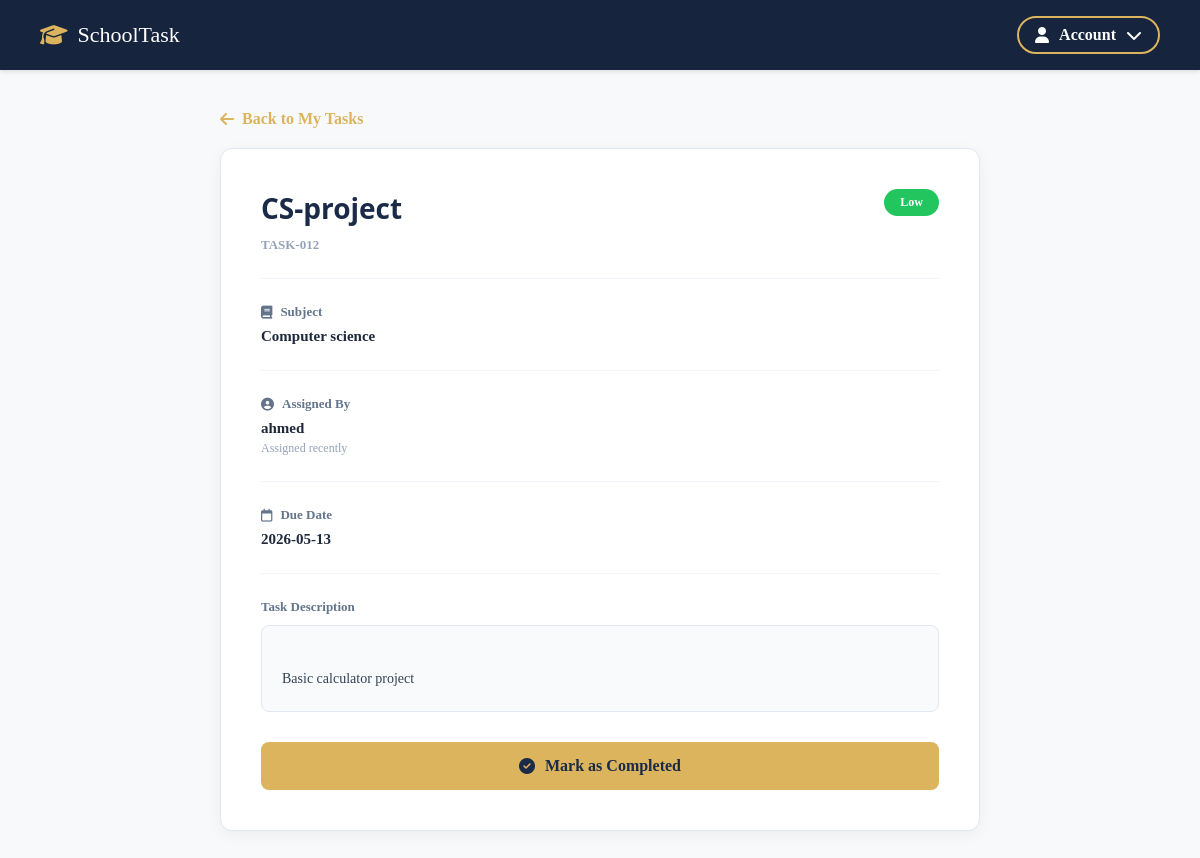
The app's page /teacher/tasks/10/ (signed in) with its own data.
### school_admin/models.py (models this page shows, shortened)
class Task(models.Model):
    PRIORITY_CHOICES = [
        ('high', 'High'),
        ('medium', 'Medium'),
        ('low', 'Low'),
    ]
    task_id = models.CharField(max_length=20, unique=True, blank=True)
    title = models.CharField(max_length=100)
    subject = models.CharField(max_length=100)
    description = models.TextField()
    priority = models.CharField(max_length=10, choices=PRIORITY_CHOICES, default='medium')
    deadline = models.DateField()
    assigned_to = models.ForeignKey(User, on_delete=models.CASCADE, related_name='assigned_tasks')
    created_by = models.ForeignKey(User, on_delete=models.CASCADE, related_name='created_tasks')
    is_completed = models.BooleanField(default=False)
    created_at = models.DateTimeField(auto_now_add=True)

### teacher/views.py (the view)
# urls.py: path('tasks/<int:task_id>/', views.task_details, name='task_details'),
@login_required
def task_details(request, task_id):
    if not is_teacher(request.user):
        return redirect('login_page')
    task = get_object_or_404(Task, id=task_id, assigned_to=request.user)
    return render(request, 'teacher/task-details.html', {'task': task})

### teacher/views.py (called while the page is built)
def is_teacher(user):
    return user.is_authenticated and hasattr(user, 'profile') and not user.profile.is_admin

### templates/teacher/task-details.html (shortened to what this page needs)
{% load static %}
<!doctype html>
<html lang="en">
  <head>
    <link rel="stylesheet" href="{% static 'css/global.css' %}" />
    <link rel="stylesheet" href="{% static 'css/task-details.css' %}" />
    <link
      rel="stylesheet"
      href="https://cdnjs.cloudflare.com/ajax/libs/font-awesome/6.5.1/css/all.min.css"
    />
  </head>
  <body>
    <main class="mainContainer dashboardContainer detailsMain">
      <a class="back-task-details" href="javascript:history.back()">
        <i class="fas fa-arrow-left"></i> Back to My Tasks
      </a>
      <div class="detailsCard">
        <div class="detailsHeader">
          <div class="detailsTitle">
            <h1 id="detailTitle">{{ task.title }}</h1>
            <span id="detailId">{{ task.task_id }}</span>
          </div>
          <div id="detailPriority">
            <span class="priorityBadge
              {% if task.priority == 'high' %}highPriority
              {% elif task.priority == 'medium' %}mediumPriority
              {% else %}lowPriority{% endif %}">
              {{ task.get_priority_display }}
            </span>
          </div>
        </div>
        <hr />
        <div class="detailSection">
          <div class="sectionLabel">
            <i class="fa-solid fa-book"></i> Subject
          </div>
          <div class="sectionValue" id="detailSubject">{{ task.subject }}</div>
        </div>
        <hr />
        <div class="detailSection">
          <div class="sectionLabel">
            <i class="fa-solid fa-user-circle"></i> Assigned By
          </div>
          <div class="sectionValue" id="detailAdmin">{{ task.created_by.username }}</div>
          <div class="assignedHint">Assigned recently</div>
        </div>
        <hr />
        <div class="detailSection">
          <div class="sectionLabel">
            <i class="fa-regular fa-calendar"></i> Due Date
          </div>
          <div class="sectionValue" id="detailDate">{{ task.deadline|date:"Y-m-d" }}</div>
        </div>
        <hr />
        <div class="detailSection">
          <div class="sectionLabel">Task Description</div>
          <div class="descriptionBox" id="detailDesc">
            {{ task.description }}
          </div>
        </div>
        {% if not task.is_completed %}
          <form method="POST" action="{% url 'mark_task_complete' task.id %}">
            <button type="submit" id="completeBtn" class="markCompleteBtn"
                    onclick="return confirm('Are you sure you want to mark this task as complete?');">
              <i class="fa-solid fa-check-circle"></i> Mark as Completed
            </button>
          </form>
        {% else %}
          <button disabled class="markCompleteBtn"
                  style="background-color: #22c55e; color: white; cursor: not-allowed; opacity: 0.8;">
            <i class="fa-solid fa-check-double"></i> Task Completed
          </button>
        {% endif %}
      </div>
    </main>
  </body>
</html>

### static/css/global.css (style rules this page uses)
:root { --primary-blue: #16243d; --accent-gold: #dcb45e; --bg-color: #f8f9fa; --white: #ffffff; --text-dark: #1e293b; --text-gray: #64748b; --border-color: #e2e8f0; --priority-high: #ef4444; --priority-medium: #f59e0b; --priority-low: #22c55e; --status-pending: #94a3b8; --status-progress: #f59e0b; --status-completed: #22c55e; }
* { box-sizing: border-box; margin: 0; padding: 0; font-family: Georgia, "Times New Roman", Times, serif; }
body { font-family: Georgia, "Times New Roman", Times, serif; background-color: var(--bg-color); color: var(--text-dark); }
.dashboardContainer { max-width: 1200px; margin: 40px auto; padding: 0 20px; }
.priorityBadge, .statusBadge { display: inline-block; padding: 6px 16px; border-radius: 20px; font-size: 12px; font-weight: 600; text-align: center; }
.lowPriority { background-color: var(--priority-low); color: var(--white); }

### static/css/task-details.css (style rules this page uses)
.detailsMain { max-width: 800px; }
.detailsCard { background: #ffffff; border-radius: 12px; box-shadow: 0 4px 15px rgba(0, 0, 0, 0.05); padding: 40px; width: 100%; border: 1px solid #e2e8f0; }
.detailsHeader { display: flex; justify-content: space-between; align-items: flex-start; margin-bottom: 25px; }
.detailsTitle h1 { font-family: "Segoe UI", Tahoma, Geneva, Verdana, sans-serif; color: #1a2a47; font-size: 28px; margin: 0 0 8px 0; }
.detailsTitle span { color: #94a3b8; font-size: 13px; font-weight: 600; }
.detailSection { margin: 25px 0; }
.sectionLabel { font-size: 13px; color: #64748b; margin-bottom: 8px; display: flex; align-items: center; gap: 8px; font-weight: 600; }
.sectionValue { font-size: 15px; color: #1e293b; font-weight: 600; }
.assignedHint { font-size: 12px; color: #94a3b8; margin-top: 4px; }
.descriptionBox { background-color: #f8fafc; border: 1px solid #e2e8f0; border-radius: 8px; padding: 20px; margin-top: 10px; color: #334155; line-height: 1.6; font-size: 14px; white-space: pre-line; }
hr { border: 0; height: 1px; background: #f1f5f9; margin: 20px 0; }
.markCompleteBtn { width: 100%; background-color: #dcb45e; color: #1a2a47; border: none; padding: 15px; border-radius: 8px; font-size: 16px; font-weight: bold; cursor: pointer; margin-top: 30px; transition: all 0.3s ease; display: flex; justify-content: center; align-items: center; gap: 10px; }
.back-task-details { color: #dcb45e; text-decoration: none; display: inline-flex; align-items: center; gap: 8px; margin-bottom: 20px; font-weight: bold; }

### records on screen
Task: title "CS-project", task_id "TASK-012", priority "Low", subject "Computer science", created_by.username "ahmed", deadline "2026-05-13", description "Basic calculator project"
